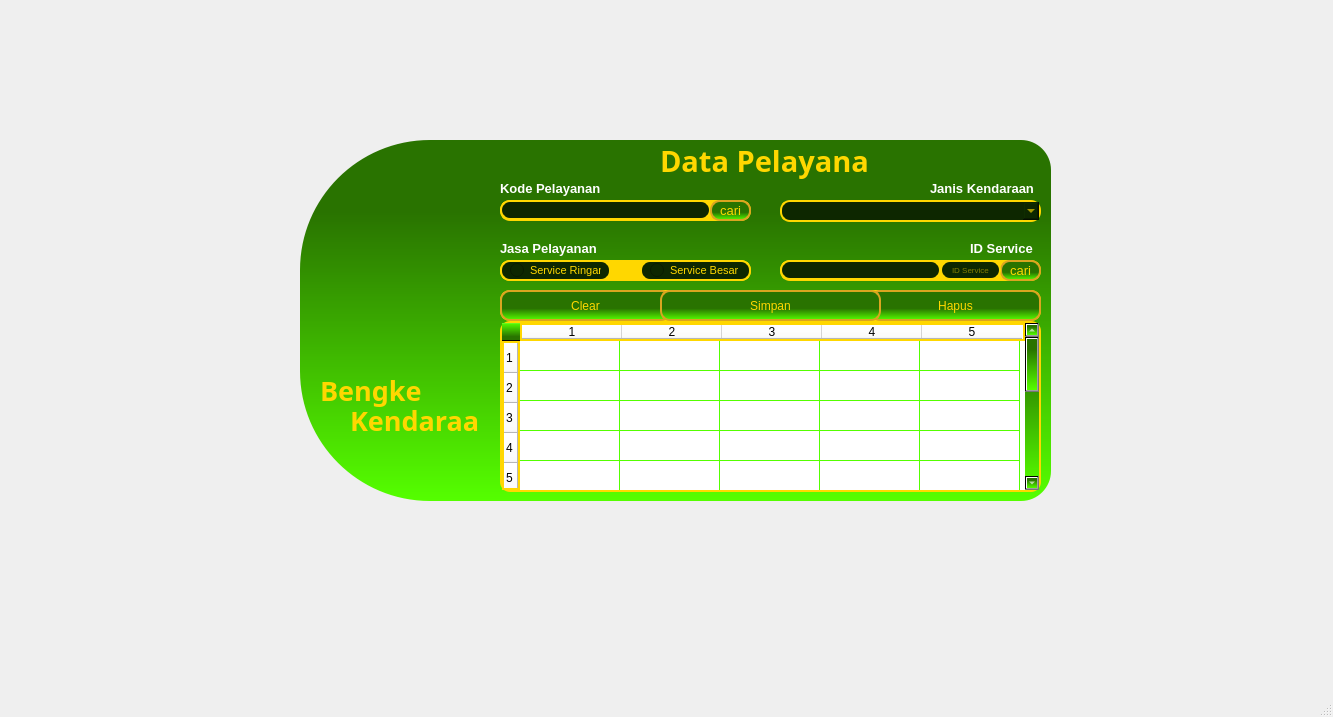
<?xml version="1.0" encoding="UTF-8"?>
<ui version="4.0">
 <class>MainWindow</class>
 <widget class="QMainWindow" name="MainWindow">
  <property name="geometry">
   <rect>
    <x>0</x>
    <y>0</y>
    <width>1333</width>
    <height>717</height>
   </rect>
  </property>
  <property name="windowTitle">
   <string>MainWindow</string>
  </property>
  <widget class="QWidget" name="centralwidget">
   <widget class="QFrame" name="frame_4">
    <property name="geometry">
     <rect>
      <x>330</x>
      <y>180</y>
      <width>141</width>
      <height>151</height>
     </rect>
    </property>
    <property name="styleSheet">
     <string notr="true">border-image: url(&quot;ui/binkaibulet.png&quot;) 0 0 0 0 stetch stretch;
border-radius: 50px;</string>
    </property>
    <property name="frameShape">
     <enum>QFrame::StyledPanel</enum>
    </property>
    <property name="frameShadow">
     <enum>QFrame::Raised</enum>
    </property>
    <widget class="QFrame" name="frame_3">
     <property name="geometry">
      <rect>
       <x>20</x>
       <y>20</y>
       <width>101</width>
       <height>111</height>
      </rect>
     </property>
     <property name="styleSheet">
      <string notr="true">border-image: url(&quot;icons/icon.png&quot;) 0 0 0 0 stetch stretch;
border-radius: 50px;</string>
     </property>
     <property name="frameShape">
      <enum>QFrame::StyledPanel</enum>
     </property>
     <property name="frameShadow">
      <enum>QFrame::Raised</enum>
     </property>
    </widget>
   </widget>
   <widget class="QFrame" name="frame">
    <property name="geometry">
     <rect>
      <x>480</x>
      <y>140</y>
      <width>571</width>
      <height>361</height>
     </rect>
    </property>
    <property name="font">
     <font>
      <stylestrategy>PreferDefault</stylestrategy>
     </font>
    </property>
    <property name="layoutDirection">
     <enum>Qt::LeftToRight</enum>
    </property>
    <property name="autoFillBackground">
     <bool>false</bool>
    </property>
    <property name="styleSheet">
     <string notr="true">color: rgb(255, 255, 255);
background-color: rgb(124, 0, 0);
border-radius: 30px;
background-color: qlineargradient(x1: 0, y1: 1, x2: 0, y2: 0, stop: 0 rgb(85, 255, 0), stop: 0.8 rgb(41, 115, 0), stop: 1.0 rgb(41, 115, 0));</string>
    </property>
    <property name="inputMethodHints">
     <set>Qt::ImhNone</set>
    </property>
    <widget class="QLabel" name="label_6">
     <property name="geometry">
      <rect>
       <x>450</x>
       <y>40</y>
       <width>111</width>
       <height>16</height>
      </rect>
     </property>
     <property name="font">
      <font>
       <pointsize>10</pointsize>
       <weight>75</weight>
       <bold>true</bold>
      </font>
     </property>
     <property name="styleSheet">
      <string notr="true">background: transparent;</string>
     </property>
     <property name="text">
      <string>Janis Kendaraan</string>
     </property>
    </widget>
    <widget class="QLabel" name="label_7">
     <property name="geometry">
      <rect>
       <x>180</x>
       <y>0</y>
       <width>211</width>
       <height>41</height>
      </rect>
     </property>
     <property name="font">
      <font>
       <family>Script MT Bold</family>
       <pointsize>22</pointsize>
       <weight>75</weight>
       <bold>true</bold>
      </font>
     </property>
     <property name="styleSheet">
      <string notr="true">background: transparent;
color: gold;</string>
     </property>
     <property name="text">
      <string>Data Pelayanan</string>
     </property>
    </widget>
    <widget class="QLabel" name="label_8">
     <property name="geometry">
      <rect>
       <x>20</x>
       <y>40</y>
       <width>101</width>
       <height>16</height>
      </rect>
     </property>
     <property name="font">
      <font>
       <pointsize>10</pointsize>
       <weight>75</weight>
       <bold>true</bold>
      </font>
     </property>
     <property name="styleSheet">
      <string notr="true">background: transparent;</string>
     </property>
     <property name="text">
      <string>Kode Pelayanan</string>
     </property>
    </widget>
    <widget class="QTableWidget" name="gridPelayanan">
     <property name="geometry">
      <rect>
       <x>20</x>
       <y>181</y>
       <width>541</width>
       <height>171</height>
      </rect>
     </property>
     <property name="styleSheet">
      <string notr="true">border: 2px solid gold;
color: rgb(0, 0, 0);
background-color: rgb(255, 255, 255);
border-radius: 10px;
gridline-color: rgb(85, 255, 0);</string>
     </property>
     <property name="rowCount">
      <number>10</number>
     </property>
     <property name="columnCount">
      <number>5</number>
     </property>
     <row/>
     <row/>
     <row/>
     <row/>
     <row/>
     <row/>
     <row/>
     <row/>
     <row/>
     <row/>
     <column/>
     <column/>
     <column/>
     <column/>
     <column/>
    </widget>
    <widget class="QFrame" name="frame_5">
     <property name="geometry">
      <rect>
       <x>20</x>
       <y>60</y>
       <width>251</width>
       <height>21</height>
      </rect>
     </property>
     <property name="styleSheet">
      <string notr="true">border: 2px solid gold;
background-color: gold;
color: rgb(85, 255, 0);
border-radius: 10px;</string>
     </property>
     <property name="frameShape">
      <enum>QFrame::StyledPanel</enum>
     </property>
     <property name="frameShadow">
      <enum>QFrame::Raised</enum>
     </property>
     <widget class="QLineEdit" name="txtKodePelayanan">
      <property name="geometry">
       <rect>
        <x>0</x>
        <y>0</y>
        <width>211</width>
        <height>20</height>
       </rect>
      </property>
      <property name="styleSheet">
       <string notr="true">border: 2px solid gold;
background-color: rgb(13, 39, 0);
border-radius: 10px;
padding: 0 8px;
color: gold;</string>
      </property>
     </widget>
     <widget class="QPushButton" name="btnCari">
      <property name="geometry">
       <rect>
        <x>210</x>
        <y>0</y>
        <width>41</width>
        <height>21</height>
       </rect>
      </property>
      <property name="font">
       <font>
        <pointsize>10</pointsize>
       </font>
      </property>
      <property name="styleSheet">
       <string notr="true">border: 2px solid goldenrod;
border-radius: 10px;
padding: 0 8px;
background-color: qlineargradient(x1: 0, y1: 1, x2: 0, y2: 0, stop: 0 rgb(85, 255, 0), stop: 0.4 rgb(41, 115, 0), stop: 1.0 rgb(41, 115, 0));
color: gold;</string>
      </property>
      <property name="text">
       <string>cari</string>
      </property>
     </widget>
    </widget>
    <widget class="QFrame" name="frame_7">
     <property name="geometry">
      <rect>
       <x>20</x>
       <y>150</y>
       <width>541</width>
       <height>31</height>
      </rect>
     </property>
     <property name="styleSheet">
      <string notr="true">border: 2px solid gold;
background-color: rgb(13, 39, 0);
color: rgb(85, 255, 0);
border-radius: 10px;</string>
     </property>
     <property name="frameShape">
      <enum>QFrame::StyledPanel</enum>
     </property>
     <property name="frameShadow">
      <enum>QFrame::Raised</enum>
     </property>
     <widget class="QPushButton" name="btnClear">
      <property name="geometry">
       <rect>
        <x>0</x>
        <y>0</y>
        <width>171</width>
        <height>31</height>
       </rect>
      </property>
      <property name="styleSheet">
       <string notr="true">border: 2px solid goldenrod;
border-radius: 10px;
padding: 0 8px;
background-color: qlineargradient(x1: 0, y1: 1, x2: 0, y2: 0, stop: 0 rgb(85, 255, 0), stop: 0.4 rgb(41, 115, 0), stop: 1.0 rgb(41, 115, 0));
color: gold;</string>
      </property>
      <property name="text">
       <string>Clear</string>
      </property>
     </widget>
     <widget class="QPushButton" name="btnHapus">
      <property name="geometry">
       <rect>
        <x>370</x>
        <y>0</y>
        <width>171</width>
        <height>31</height>
       </rect>
      </property>
      <property name="styleSheet">
       <string notr="true">border: 2px solid goldenrod;
border-radius: 10px;
padding: 0 8px;
background-color: qlineargradient(x1: 0, y1: 1, x2: 0, y2: 0, stop: 0 rgb(85, 255, 0), stop: 0.4 rgb(41, 115, 0), stop: 1.0 rgb(41, 115, 0));
color: gold;</string>
      </property>
      <property name="text">
       <string>Hapus</string>
      </property>
     </widget>
     <widget class="QPushButton" name="btnSimpan">
      <property name="geometry">
       <rect>
        <x>160</x>
        <y>0</y>
        <width>221</width>
        <height>31</height>
       </rect>
      </property>
      <property name="styleSheet">
       <string notr="true">border: 2px solid goldenrod;
border-radius: 10px;
padding: 0 8px;
background-color: qlineargradient(x1: 0, y1: 1, x2: 0, y2: 0, stop: 0 rgb(85, 255, 0), stop: 0.4 rgb(41, 115, 0), stop: 1.0 rgb(41, 115, 0));
color: gold;</string>
      </property>
      <property name="text">
       <string>Simpan</string>
      </property>
     </widget>
    </widget>
    <widget class="QComboBox" name="JenisKendaraan">
     <property name="geometry">
      <rect>
       <x>300</x>
       <y>60</y>
       <width>261</width>
       <height>22</height>
      </rect>
     </property>
     <property name="styleSheet">
      <string notr="true">border: 2px solid gold;
background-color: rgb(13, 39, 0);
border-radius: 10px;
padding: 0 8px;
color: gold;</string>
     </property>
     <item>
      <property name="text">
       <string/>
      </property>
     </item>
     <item>
      <property name="text">
       <string>Sepeda Motor</string>
      </property>
     </item>
     <item>
      <property name="text">
       <string>Mobil</string>
      </property>
     </item>
    </widget>
    <widget class="QFrame" name="frame_8">
     <property name="geometry">
      <rect>
       <x>20</x>
       <y>120</y>
       <width>251</width>
       <height>21</height>
      </rect>
     </property>
     <property name="styleSheet">
      <string notr="true">border: 2px solid gold;
background-color: gold;
color: rgb(85, 255, 0);
border-radius: 10px;</string>
     </property>
     <property name="frameShape">
      <enum>QFrame::StyledPanel</enum>
     </property>
     <property name="frameShadow">
      <enum>QFrame::Raised</enum>
     </property>
     <widget class="QRadioButton" name="ServiceBesar">
      <property name="geometry">
       <rect>
        <x>140</x>
        <y>0</y>
        <width>111</width>
        <height>21</height>
       </rect>
      </property>
      <property name="font">
       <font>
        <pointsize>8</pointsize>
       </font>
      </property>
      <property name="styleSheet">
       <string notr="true">border: 2px solid gold;
background-color: rgb(13, 39, 0);
border-radius: 10px;
padding: 0 8px;
color: gold;</string>
      </property>
      <property name="text">
       <string>Service Besar</string>
      </property>
     </widget>
     <widget class="QRadioButton" name="ServiceRingan">
      <property name="geometry">
       <rect>
        <x>0</x>
        <y>0</y>
        <width>111</width>
        <height>21</height>
       </rect>
      </property>
      <property name="font">
       <font>
        <pointsize>8</pointsize>
       </font>
      </property>
      <property name="styleSheet">
       <string notr="true">border: 2px solid gold;
background-color: rgb(13, 39, 0);
border-radius: 10px;
padding: 0 8px;
color: gold;</string>
      </property>
      <property name="text">
       <string>Service Ringan</string>
      </property>
     </widget>
    </widget>
    <widget class="QLabel" name="label_11">
     <property name="geometry">
      <rect>
       <x>20</x>
       <y>100</y>
       <width>101</width>
       <height>16</height>
      </rect>
     </property>
     <property name="font">
      <font>
       <pointsize>10</pointsize>
       <weight>75</weight>
       <bold>true</bold>
      </font>
     </property>
     <property name="styleSheet">
      <string notr="true">background: transparent;</string>
     </property>
     <property name="text">
      <string>Jasa Pelayanan</string>
     </property>
    </widget>
    <widget class="QFrame" name="frame_6">
     <property name="geometry">
      <rect>
       <x>300</x>
       <y>120</y>
       <width>261</width>
       <height>21</height>
      </rect>
     </property>
     <property name="styleSheet">
      <string notr="true">border: 2px solid gold;
background-color: gold;
color: rgb(85, 255, 0);
border-radius: 10px;</string>
     </property>
     <property name="frameShape">
      <enum>QFrame::StyledPanel</enum>
     </property>
     <property name="frameShadow">
      <enum>QFrame::Raised</enum>
     </property>
     <widget class="QPushButton" name="btnCariIdService">
      <property name="geometry">
       <rect>
        <x>220</x>
        <y>0</y>
        <width>41</width>
        <height>21</height>
       </rect>
      </property>
      <property name="font">
       <font>
        <pointsize>10</pointsize>
       </font>
      </property>
      <property name="styleSheet">
       <string notr="true">border: 2px solid goldenrod;
border-radius: 10px;
padding: 0 8px;
background-color: qlineargradient(x1: 0, y1: 1, x2: 0, y2: 0, stop: 0 rgb(85, 255, 0), stop: 0.4 rgb(41, 115, 0), stop: 1.0 rgb(41, 115, 0));
color: gold;</string>
      </property>
      <property name="text">
       <string>cari</string>
      </property>
     </widget>
     <widget class="QLineEdit" name="txtIDSERVICE">
      <property name="geometry">
       <rect>
        <x>160</x>
        <y>0</y>
        <width>61</width>
        <height>20</height>
       </rect>
      </property>
      <property name="font">
       <font>
        <pointsize>6</pointsize>
       </font>
      </property>
      <property name="styleSheet">
       <string notr="true">border: 2px solid gold;
background-color: rgb(13, 39, 0);
border-radius: 10px;
padding: 0 8px;
color: gold;</string>
      </property>
      <property name="placeholderText">
       <string>ID Service</string>
      </property>
     </widget>
     <widget class="QLineEdit" name="txtJenisService">
      <property name="geometry">
       <rect>
        <x>0</x>
        <y>0</y>
        <width>161</width>
        <height>20</height>
       </rect>
      </property>
      <property name="styleSheet">
       <string notr="true">border: 2px solid gold;
background-color: rgb(13, 39, 0);
border-radius: 10px;
padding: 0 8px;
color: gold;</string>
      </property>
     </widget>
    </widget>
    <widget class="QLabel" name="label_12">
     <property name="geometry">
      <rect>
       <x>490</x>
       <y>100</y>
       <width>71</width>
       <height>16</height>
      </rect>
     </property>
     <property name="font">
      <font>
       <pointsize>10</pointsize>
       <weight>75</weight>
       <bold>true</bold>
      </font>
     </property>
     <property name="styleSheet">
      <string notr="true">background: transparent;</string>
     </property>
     <property name="text">
      <string>ID Service</string>
     </property>
    </widget>
   </widget>
   <widget class="QFrame" name="frame_2">
    <property name="geometry">
     <rect>
      <x>300</x>
      <y>140</y>
      <width>551</width>
      <height>361</height>
     </rect>
    </property>
    <property name="styleSheet">
     <string notr="true">border-radius: 130px;
color: rgb(255, 255, 255);
background-color: rgb(124, 0, 0);
background-color: qlineargradient(x1: 0, y1: 1, x2: 0, y2: 0, stop: 0 rgb(85, 255, 0), stop: 0.8 rgb(41, 115, 0), stop: 1.0 rgb(41, 115, 0));</string>
    </property>
    <property name="frameShape">
     <enum>QFrame::StyledPanel</enum>
    </property>
    <property name="frameShadow">
     <enum>QFrame::Raised</enum>
    </property>
    <widget class="QLabel" name="label_9">
     <property name="geometry">
      <rect>
       <x>20</x>
       <y>230</y>
       <width>101</width>
       <height>41</height>
      </rect>
     </property>
     <property name="font">
      <font>
       <family>Script MT Bold</family>
       <pointsize>20</pointsize>
       <weight>75</weight>
       <bold>true</bold>
      </font>
     </property>
     <property name="styleSheet">
      <string notr="true">background: transparent;
color: gold;</string>
     </property>
     <property name="text">
      <string>Bengkel</string>
     </property>
    </widget>
    <widget class="QLabel" name="label_10">
     <property name="geometry">
      <rect>
       <x>50</x>
       <y>260</y>
       <width>131</width>
       <height>41</height>
      </rect>
     </property>
     <property name="font">
      <font>
       <family>Script MT Bold</family>
       <pointsize>20</pointsize>
       <weight>75</weight>
       <bold>true</bold>
      </font>
     </property>
     <property name="styleSheet">
      <string notr="true">background: transparent;
color: gold;</string>
     </property>
     <property name="text">
      <string>Kendaraan</string>
     </property>
    </widget>
   </widget>
   <widget class="QFrame" name="frame_9">
    <property name="geometry">
     <rect>
      <x>10</x>
      <y>10</y>
      <width>211</width>
      <height>211</height>
     </rect>
    </property>
    <property name="styleSheet">
     <string notr="true">border-image: url(&quot;icons/icon.png&quot;) 0 0 0 0 stetch stretch;
border-radius: 50px;</string>
    </property>
    <property name="frameShape">
     <enum>QFrame::StyledPanel</enum>
    </property>
    <property name="frameShadow">
     <enum>QFrame::Raised</enum>
    </property>
   </widget>
   <zorder>frame_2</zorder>
   <zorder>frame_4</zorder>
   <zorder>frame</zorder>
   <zorder>frame_9</zorder>
  </widget>
  <widget class="QStatusBar" name="statusbar"/>
 </widget>
 <resources/>
 <connections/>
</ui>
